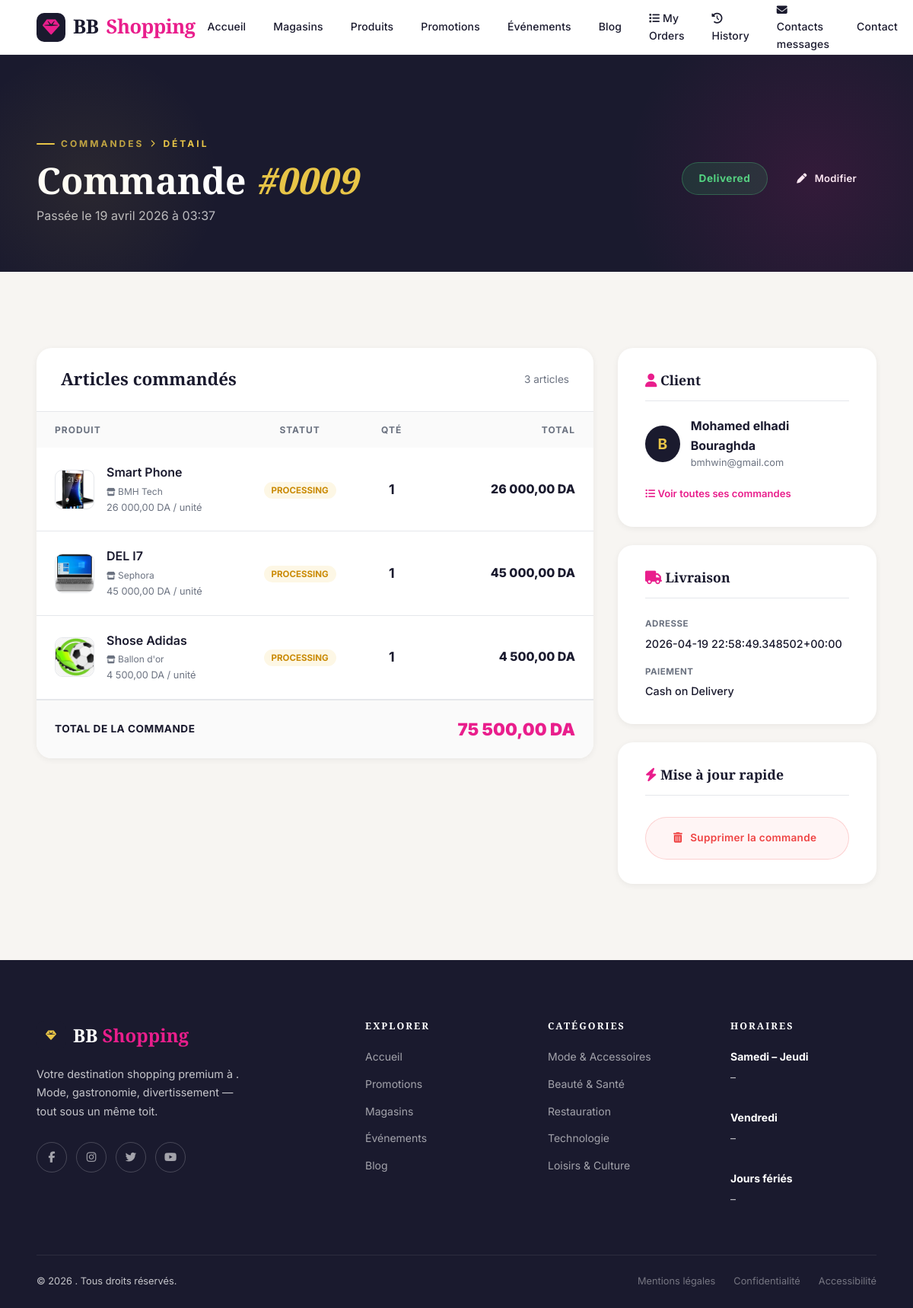
The app's page /order/detail/9/ (signed in) with its own data.
### centre_commercial/models.py (models this page shows, shortened)
class Order(models.Model):
    STATUS_CHOICES = [
        ('pending', 'Pending'),
        ('processing', 'Processing'),
        ('shipped', 'Shipped'),
        ('delivered', 'Delivered'),
        ('cancelled', 'Cancelled'),
    ]
    PAYMENT_METHOD_CHOICES = [
        ('cash', 'Cash on Delivery'),
        ('card', 'Card'),
        ('transfer', 'Bank Transfer'),
    ]
    user = models.ForeignKey(settings.AUTH_USER_MODEL, on_delete=models.CASCADE, related_name='orders')
    status = models.CharField(max_length=20, choices=STATUS_CHOICES, default='pending', verbose_name=_("Status"), db_index=True)
    created_at = models.DateTimeField(auto_now_add=True, verbose_name=_("Created at"), db_index=True)
    updated_at = models.DateTimeField(auto_now_add=True, verbose_name=_("Updated at"), db_index=True)
    total_price = models.DecimalField(max_digits=10, decimal_places=2, default=0, verbose_name=_("Total price"))
    address = models.CharField(max_length=255, verbose_name=_("Address"))
    payment_method = models.CharField(max_length=20, choices=PAYMENT_METHOD_CHOICES, default='cash', verbose_name=_("Payment method"))
    notes = models.TextField(blank=True, null=True, verbose_name=_("Notes"))
    class Meta:
        ordering = ['-created_at']

class OrderItem(models.Model):
    STATUS_CHOICES = [
        ('processing', 'Processing'),
        ('available', 'Available'),
        ('received', 'Received'),
        ('cancelled', 'Cancelled'),
    ]
    order    = models.ForeignKey(Order, on_delete=models.CASCADE, related_name='items')
    product  = models.ForeignKey('Product', on_delete=models.CASCADE)
    quantity = models.PositiveIntegerField(default=1)
    price    = models.DecimalField(max_digits=10, decimal_places=2)
    status = models.CharField(max_length=20, choices=STATUS_CHOICES, default='processing')
    notes = models.CharField(max_length=255, blank=True, null=True)
    @property
    def get_total(self):
        return self.quantity * self.price

class Product(models.Model):
    shop = models.ForeignKey(Shop, on_delete=models.CASCADE, related_name='products')
    category = models.ForeignKey(ProductCategory, on_delete=models.CASCADE)
    name = models.CharField(max_length=200)
    description = CKEditor5Field('Content', config_name='default')
    slug = models.SlugField(unique=True, blank=True)
    old_price = models.DecimalField(max_digits=10, decimal_places=2, null=True, blank=True)
    price = models.DecimalField(max_digits=10, decimal_places=2)
    image = models.ImageField(upload_to='products/', blank=True, null=True)
    created_at = models.DateTimeField(auto_now_add=True)
    updated_at = models.DateTimeField(auto_now=True)
    is_featured = models.BooleanField(default=False)
    is_active = models.BooleanField(default=False)
    class Meta:
        ordering = ['-created_at', '-updated_at']
        verbose_name = _("Product")

class Shop(models.Model):
    CATEGORIES = [
        ('mode', 'Mode'),
        ('beaute', 'Beauté & Santé'),
        ('restauration', 'Restauration'),
        ('technologie', 'Technologie'),
        ('maison', 'Maison'),
        ('loisirs', 'Loisirs & Culture'),
        ('cinema', 'Cinéma'),
        ('autre', 'Autre'),
    ]
    mall = models.ForeignKey(Mall, on_delete=models.SET_NULL, null=True, blank=True, related_name='shops')
    name = models.CharField(max_length=200, verbose_name="Name of shop")
    slug = models.SlugField(unique=True, blank=True)
    category = models.CharField(max_length=50, choices=CATEGORIES, verbose_name="Category")
    description = models.TextField(verbose_name="Description")
    cover = models.ImageField(upload_to='shops/cover/', verbose_name="Cover")
    logo = models.ImageField(upload_to='shops/logo/', verbose_name="Logo")
    phone    = models.CharField(max_length=20, blank=True, null=True, verbose_name="Phone")
    location = models.CharField(max_length=200, help_text="Ex: Niveau 1, Aile Nord", verbose_name="Location")
    email    = models.EmailField(blank=True, null=True, verbose_name="Email")
    website  = models.URLField(blank=True, null=True, verbose_name="Website")
    is_featured = models.BooleanField(default=False, verbose_name="Is featured ?")
    created_at = models.DateTimeField(auto_now_add=True)
    modified_at = models.DateTimeField(auto_now=True)
    is_closed = models.BooleanField(default=False, verbose_name="Is closed ?")
    observation = models.TextField(blank=True, null=True, verbose_name="Observation") # En cas de fermeture ou autre
    class Meta:
        verbose_name = "Shop"
        verbose_name_plural = "Shops"

### centre_commercial/views.py (the view)
# urls.py: path('order/detail/<int:pk>/', views.order_detail, name='order_detail'),
@login_required # order detail
def order_detail(request, pk):
    order = get_object_or_404(Order, pk=pk)
    return render(request, 'mall/order_detail.html', {'order': order})

### templates/mall/order_detail.html (shortened to what this page needs)
{% extends 'base.html' %}
{% load static %}
{% load humanize %}
{% block content %}
<section class="ym-page-hero" style="background: var(--color-primary); color: white; padding: 100px 0 60px;">
  <div class="ym-container">
    <div style="display: flex; align-items: center; justify-content: space-between; flex-wrap: wrap; gap: 24px;">
      <div>
        <p class="ym-eyebrow" style="color: var(--color-accent);">
          <a href="{% url 'order_list_all' %}" style="color: var(--color-accent); text-decoration: none; opacity: 0.8;">Commandes</a>
          <i class="fas fa-chevron-right mx-2" style="font-size: 0.6rem;"></i> Détail
        </p>
        <h1 class="ym-section-title" style="color: white; margin-bottom: 8px;">
          Commande <em style="color: var(--color-accent);">#{{ order.id|stringformat:"04d" }}</em>
        </h1>
        <p style="color: rgba(255,255,255,0.7); margin: 0;">Passée le {{ order.created_at|date:"d F Y à H:i" }}</p>
      </div>
      <div style="display: flex; gap: 12px; align-items: center;">
        <span style="
          padding: 10px 22px; border-radius: 50px; font-size: 0.85rem; font-weight: 700; letter-spacing: 0.5px;
          {% if order.status == 'delivered' %} background: rgba(34, 197, 94, 0.15); color: #4ade80; border: 1px solid rgba(74,222,128,0.3);
          {% elif order.status == 'shipped' %} background: rgba(96, 165, 250, 0.15); color: #93c5fd; border: 1px solid rgba(147,197,253,0.3);
          {% elif order.status == 'processing' %} background: rgba(251, 191, 36, 0.15); color: #fde68a; border: 1px solid rgba(253,230,138,0.3);
          {% elif order.status == 'cancelled' %} background: rgba(239, 68, 68, 0.15); color: #fca5a5; border: 1px solid rgba(252,165,165,0.3);
          {% else %} background: rgba(255,255,255,0.1); color: rgba(255,255,255,0.8); border: 1px solid rgba(255,255,255,0.2);
          {% endif %}
        ">
          {{ order.get_status_display }}
        </span>
        {% if request.user.is_superuser %}
        <a href="{% url 'order_update' order.pk %}" class="ym-btn ym-btn--accent ym-btn--sm">
          <i class="fas fa-pen me-2"></i> Modifier
        </a>
        {% endif %}
      </div>
    </div>
  </div>
</section>
<section class="ym-section ym-section--gray">
  <div class="ym-container">
    <div style="display: grid; grid-template-columns: 1fr 340px; gap: 32px; align-items: start;">
      <div>
        <div class="ym-detail-card" style="padding: 0; overflow: hidden;">
          <div style="padding: 28px 32px; border-bottom: 1px solid var(--color-border); display: flex; justify-content: space-between; align-items: center;">
            <h2 style="font-family: var(--font-display); font-size: 1.4rem; margin: 0;">Articles commandés</h2>
            <span style="font-size: 0.85rem; color: var(--color-muted);">{{ order.items.count }} article{{ order.items.count|pluralize }}</span>
          </div>
          <div class="table-responsive">
            <table style="width: 100%; border-collapse: collapse;">
              <thead style="background: #fafafa;">
                <tr>
                  <th style="padding: 14px 24px; text-align: left; font-size: 0.75rem; text-transform: uppercase; letter-spacing: 1px; color: var(--color-muted); font-weight: 700;">Produit</th>
                  <th style="padding: 14px 24px; text-align: center; font-size: 0.75rem; text-transform: uppercase; letter-spacing: 1px; color: var(--color-muted); font-weight: 700;">Statut</th>
                  <th style="padding: 14px 24px; text-align: center; font-size: 0.75rem; text-transform: uppercase; letter-spacing: 1px; color: var(--color-muted); font-weight: 700;">Qté</th>
                  <th style="padding: 14px 24px; text-align: right; font-size: 0.75rem; text-transform: uppercase; letter-spacing: 1px; color: var(--color-muted); font-weight: 700;">Total</th>
                </tr>
              </thead>
              <tbody>
                {% for item in order.items.all %}
                <tr style="border-bottom: 1px solid var(--color-border);">
                  <td style="padding: 20px 24px;">
                    <div style="display: flex; align-items: center; gap: 16px;">
                      {% if item.product.image %}
                      <img src="{{ item.product.image.url }}" style="width: 52px; height: 52px; object-fit: cover; border-radius: 10px; border: 1px solid var(--color-border);">
                      {% else %}
                      <div style="width: 52px; height: 52px; border-radius: 10px; background: #f3f4f6; display: flex; align-items: center; justify-content: center; color: var(--color-muted);">
                        <i class="fas fa-box"></i>
                      </div>
                      {% endif %}
                      <div>
                        <div style="font-weight: 600; color: var(--color-text);">{{ item.product.name }}</div>
                        <div style="font-size: 0.75rem; color: var(--color-muted); margin-top: 2px;">
                          <i class="fas fa-store" style="font-size: 0.65rem;"></i> {{ item.product.shop.name }}
                        </div>
                        <div style="font-size: 0.8rem; color: var(--color-muted); margin-top: 2px;">{{ item.price|intcomma }} DA / unité</div>
                      </div>
                    </div>
                  </td>
                  <td style="padding: 20px 24px; text-align: center;">
                    <span style="padding: 4px 10px; border-radius: 50px; font-size: 0.72rem; font-weight: 700; text-transform: uppercase;
                      {% if item.status == 'received' %} background: rgba(34,197,94,0.1); color: #16a34a;
                      {% elif item.status == 'available' %} background: rgba(59,130,246,0.1); color: #2563eb;
                      {% elif item.status == 'processing' %} background: rgba(234,179,8,0.1); color: #ca8a04;
                      {% else %} background: rgba(239,68,68,0.1); color: #dc2626; {% endif %}
                    ">{{ item.get_status_display }}</span>
                  </td>
                  <td style="padding: 20px 24px; text-align: center; font-weight: 700; font-size: 1.1rem;">
                    {{ item.quantity }}
                  </td>
                  <td style="padding: 20px 24px; text-align: right; font-weight: 800; color: var(--color-primary); font-size: 1rem;">
                    {{ item.get_total|intcomma }} DA
                  </td>
                </tr>
                {% empty %}
                <tr>
                  <td colspan="4" style="padding: 60px; text-align: center; color: var(--color-muted);">
                    Aucun article dans cette commande.
                  </td>
                </tr>
                {% endfor %}
              </tbody>
              <tfoot style="background: #fafafa; border-top: 2px solid var(--color-border);">
                <tr>
                  <td colspan="3" style="padding: 20px 24px; font-weight: 700; text-transform: uppercase; font-size: 0.85rem; letter-spacing: 0.5px;">Total de la commande</td>
                  <td style="padding: 20px 24px; text-align: right; font-weight: 900; font-size: 1.4rem; color: var(--color-pink);">{{ order.total_price|intcomma }} DA</td>
                </tr>
              </tfoot>
            </table>
          </div>
        </div>
      </div>
      <div>
        <div class="ym-detail-card" style="margin-bottom: 24px;">
          <h3 style="font-family: var(--font-display); font-size: 1.1rem; margin-bottom: 20px; padding-bottom: 16px; border-bottom: 1px solid var(--color-border);">
            <i class="fas fa-user me-2" style="color: var(--color-pink);"></i> Client
          </h3>
          <div style="display: flex; align-items: center; gap: 14px; margin-bottom: 16px;">
            <div style="width: 48px; height: 48px; border-radius: 50%; background: var(--color-primary); display: flex; align-items: center; justify-content: center; font-weight: 700; font-size: 1.2rem; color: var(--color-accent);">
              {{ order.user.username|slice:":1"|upper }}
            </div>
            <div>
              <div style="font-weight: 700; color: var(--color-text);">{{ order.user.get_full_name|default:order.user.username }}</div>
              <div style="font-size: 0.8rem; color: var(--color-muted);">{{ order.user.email|default:"—" }}</div>
            </div>
          </div>
          <a href="{% url 'order_list_user' order.user.id %}" style="font-size: 0.82rem; color: var(--color-pink); text-decoration: none; font-weight: 600;">
            <i class="fas fa-list-ul me-1"></i> Voir toutes ses commandes
          </a>
        </div>
        <div class="ym-detail-card" style="margin-bottom: 24px;">
          <h3 style="font-family: var(--font-display); font-size: 1.1rem; margin-bottom: 20px; padding-bottom: 16px; border-bottom: 1px solid var(--color-border);">
            <i class="fas fa-truck me-2" style="color: var(--color-pink);"></i> Livraison
          </h3>
          <div style="display: flex; flex-direction: column; gap: 12px; font-size: 0.9rem;">
            <div>
              <span style="font-size: 0.72rem; font-weight: 700; text-transform: uppercase; letter-spacing: 0.5px; color: var(--color-muted);">Adresse</span>
              <p style="margin: 4px 0 0; color: var(--color-text); font-weight: 500;">{{ order.address|default:"—" }}</p>
            </div>
            <div>
              <span style="font-size: 0.72rem; font-weight: 700; text-transform: uppercase; letter-spacing: 0.5px; color: var(--color-muted);">Paiement</span>
              <p style="margin: 4px 0 0; color: var(--color-text); font-weight: 500;">{{ order.get_payment_method_display }}</p>
            </div>
          </div>
        </div>
        {% if request.user.is_superuser %}
        <div class="ym-detail-card">
          <h3 style="font-family: var(--font-display); font-size: 1.1rem; margin-bottom: 20px; padding-bottom: 16px; border-bottom: 1px solid var(--color-border);">
            <i class="fas fa-bolt me-2" style="color: var(--color-pink);"></i> Mise à jour rapide
          </h3>
          <div style="display: flex; flex-direction: column; gap: 8px;">
            <a href="{% url 'order_delete' order.pk %}" class="ym-btn" style="justify-content: flex-start; font-size: 0.85rem; color: #ef4444; border: 1px solid rgba(239,68,68,0.2); background: rgba(239,68,68,0.05); margin-top: 8px;">
              <i class="fas fa-trash-alt me-2"></i> Supprimer la commande
            </a>
          </div>
        </div>
        {% endif %}
      </div>
    </div>
  </div>
</section>
{% endblock %}

### records on screen
Order: id "0009", created_at "19 avril 2026 à 03:37", status "Delivered", items.count "3", total_price "75 500,00", user.username "B", user.get_full_name "Mohamed elhadi Bouraghda", user.email "bmhwin@gmail.com", address "2026-04-19 22:58:49.348502+00:00", payment_method "Cash on Delivery"
OrderItem: product.image (picture), product.name "Smart Phone", product.shop.name "BMH Tech", price "26 000,00", status "PROCESSING", quantity "1", get_total "26 000,00"
OrderItem: product.image (picture), product.name "DEL I7", product.shop.name "Sephora", price "45 000,00", status "PROCESSING", quantity "1", get_total "45 000,00"
OrderItem: product.image (picture), product.name "Shose Adidas", product.shop.name "Ballon d'or", price "4 500,00", status "PROCESSING", quantity "1", get_total "4 500,00"
